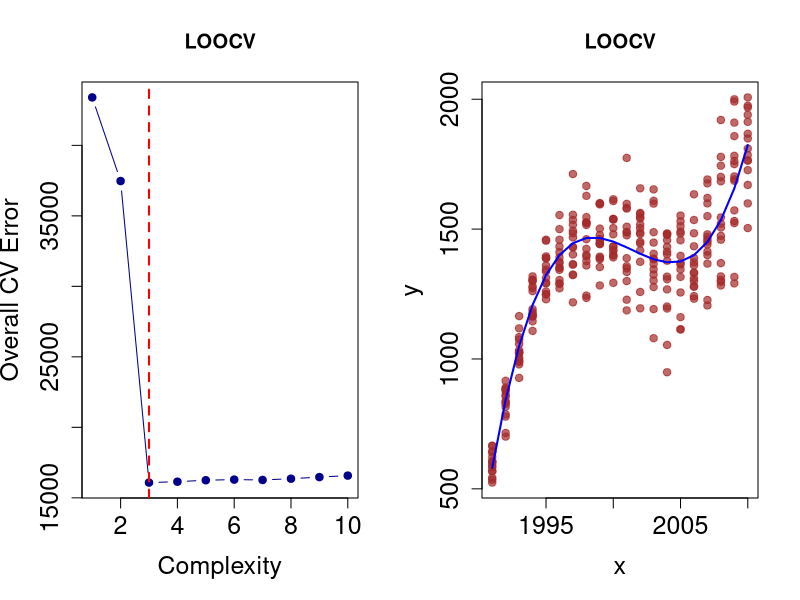
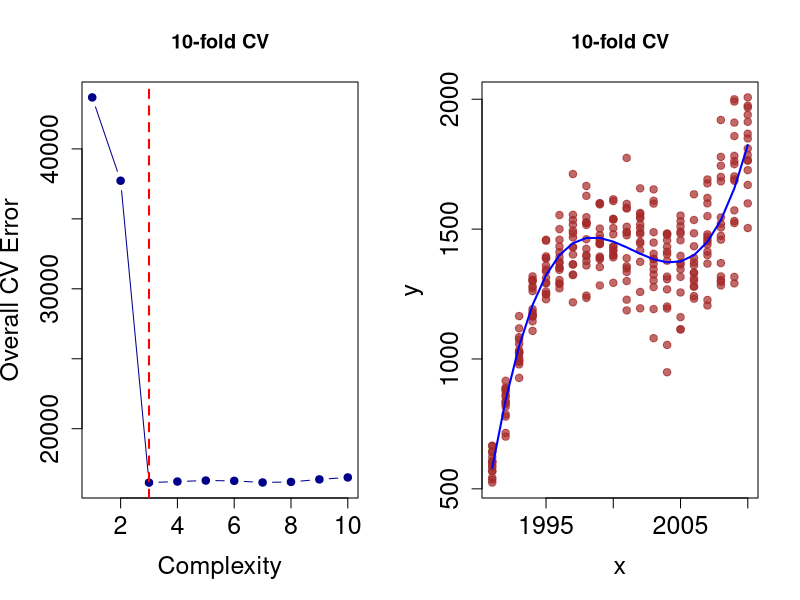
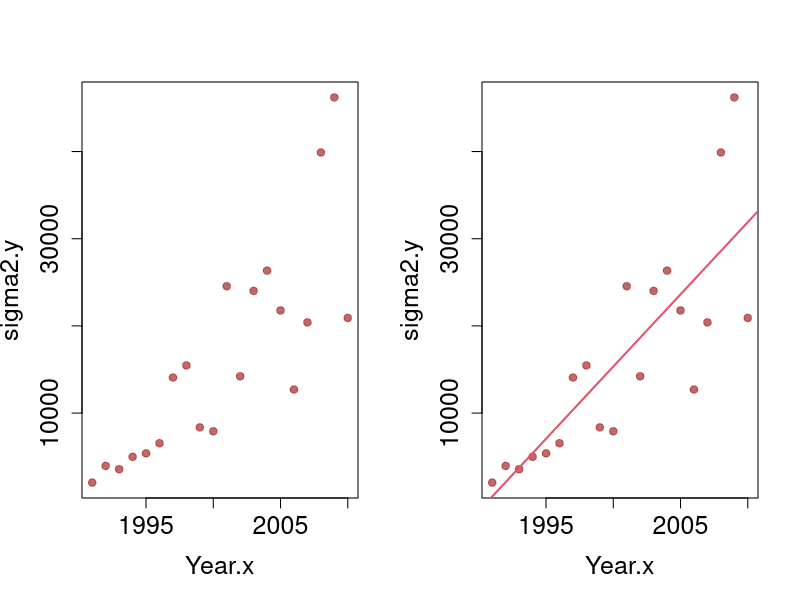
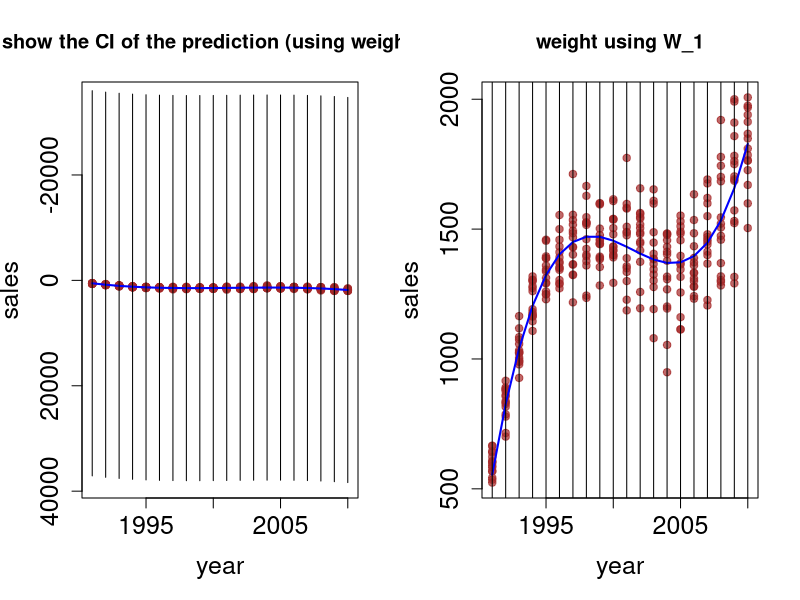
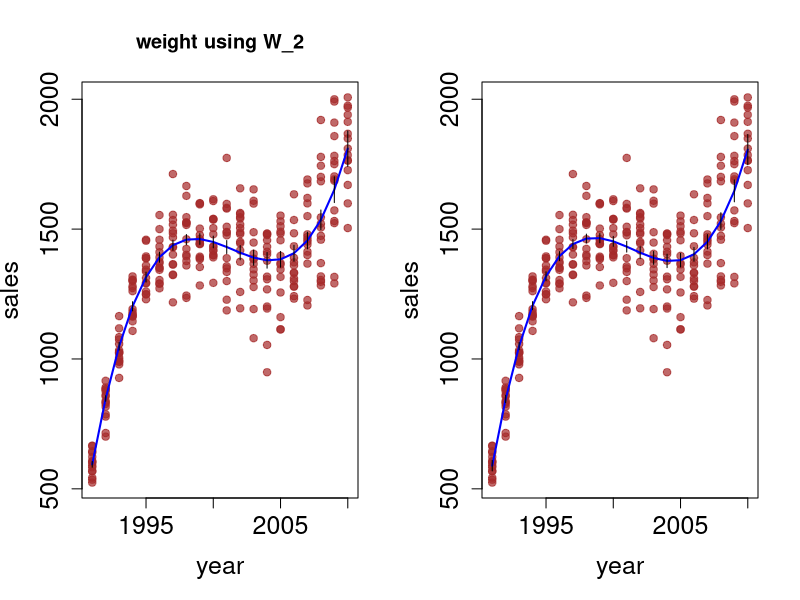

R code for these plots, in order:
## ---- chunk 1
knitr::opts_chunk$set(echo = TRUE, cache = FALSE)
## ---- chunk 2
# A function to generate the indices of the k-fold sets

kfold <- function(N, k=N, indices=NULL){
  # get the parameters right:
  if (is.null(indices)) {
    # Randomize if the index order is not supplied
    indices <- sample(1:N, N, replace=FALSE)
  } else {
    # else if supplied, force N to match its length
    N <- length(indices)
  }
  # Check that the k value makes sense.
  if (k > N) stop("k must not exceed N")
  #
  
  # How big is each group?
  gsize <- rep(round(N/k), k)

  # For how many groups do we need odjust the size?
  extra <- N - sum(gsize)
  
  # Do we have too few in some groups?
  if (extra > 0) {
    for (i in 1:extra) {
      gsize[i] <- gsize[i] +1
    }
  }
  # Or do we have too many in some groups?
  if (extra < 0) {
    for (i in 1:abs(extra)) {
      gsize[i] <- gsize[i] - 1
    }
  }
  
  running_total <- c(0,cumsum(gsize))
  
  # Return the list of k groups of indices
  lapply(1:k, 
         FUN=function(i) {
           indices[seq(from = 1 + running_total[i],
                       to = running_total[i+1],
                       by = 1)
                   ]
         }
  )
}


# A function to form the k samples
getKfoldSamples <- function (x, y, k, indices=NULL){
  groups <- kfold(length(x), k, indices)
  Ssamples <- lapply(groups,
                     FUN=function(group) {
                       list(x=x[-group], y=y[-group])
                     })
  Tsamples <- lapply(groups,
                     FUN=function(group) {
                       list(x=x[group], y=y[group])
                     })
  list(Ssamples = Ssamples, Tsamples = Tsamples)
}

## ---- chunk 3
sales <- read.table(file="JaxSales.txt", header=T)
x=sales$Year
y=sales$Sales

# For leave one out cross-validation
samples_loocv <-  getKfoldSamples(x, y, k=length(y))
# 10 fold cross-validation
samples_10fold <-  getKfoldSamples(x, y, k=10)

complexity <- c(1:10) # Thiese are the degrees of polynomials to be fitted

Ssamples <- samples_loocv$Ssamples # change this accorcing to the number of folds
Tsamples <- samples_loocv$Tsamples # change this accorcing to the number of folds
CV.To.Plot = data.frame(Complexity=NA , MSE=NA)
for(i in 1:length(complexity)){
  MSE = c()
  for(j in 1:length(Ssamples)){
    x.temp = Ssamples[[j]]$x
    y.temp = Ssamples[[j]]$y
    model = lm(y.temp~poly(x.temp , complexity[i]))
    pred = predict(model , newdata=data.frame(x.temp=Tsamples[[j]]$x))
    MSE[j] = mean((Tsamples[[j]]$y-pred)^2)
  }
  CV.To.Plot[i,] = c(complexity[i] , mean(MSE))
}

par(mfrow=c(1,2))

Title.Graph = "LOOCV" # change this accorcing to the number of folds
plot(CV.To.Plot , pch=19 , col="darkblue" , type="b",
     cex.axis = 1.5 , cex.lab=1.5 , ylab="Overall CV Error")
indx = which.min(CV.To.Plot$MSE)
abline(v=indx ,lty=2 , lwd=2 , col='red')
title(main=Title.Graph)

plot(y~x,pch=19 , col=adjustcolor("brown",0.7) , cex.axis=1.5 , cex.lab=1.5)
lines(x, predict(lm(y~poly(x,indx))), type="l", col="blue", lwd=2)
reg_q2 = lm(y~poly(x,3))
text(8,7,"Black: True")
text(8,6.5,"Blue: Fitted" , col="blue")
title(main=Title.Graph)
## ---- chunk 4
sales <- read.table(file="JaxSales.txt", header=T)
x=sales$Year
y=sales$Sales


complexity <- c(1:10) # Thiese are the degrees of polynomials to be fitted

Ssamples <- samples_10fold$Ssamples # change this accorcing to the number of folds
Tsamples <- samples_10fold$Tsamples # change this accorcing to the number of folds
CV.To.Plot = data.frame(Complexity=NA , MSE=NA)
for(i in 1:length(complexity)){
  MSE = c()
  for(j in 1:length(Ssamples)){
    x.temp = Ssamples[[j]]$x
    y.temp = Ssamples[[j]]$y
    model = lm(y.temp~poly(x.temp , complexity[i]))
    pred = predict(model , newdata=data.frame(x.temp=Tsamples[[j]]$x))
    MSE[j] = mean((Tsamples[[j]]$y-pred)^2)
  }
  CV.To.Plot[i,] = c(complexity[i] , mean(MSE))
}

par(mfrow=c(1,2))

Title.Graph = "10-fold CV" # change this accorcing to the number of folds
plot(CV.To.Plot , pch=19 , col="darkblue" , type="b",
     cex.axis = 1.5 , cex.lab=1.5 , ylab="Overall CV Error")
indx = which.min(CV.To.Plot$MSE)
abline(v=indx ,lty=2 , lwd=2 , col='red')
title(main=Title.Graph)

plot(y~x,pch=19 , col=adjustcolor("brown",0.7) , cex.axis=1.5 , cex.lab=1.5)
lines(x, predict(lm(y~poly(x,indx))), type="l", col="blue", lwd=2)
text(8,7,"Black: True")
text(8,6.5,"Blue: Fitted" , col="blue")
title(main=Title.Graph)
## ---- chunk 5
Year.x=c(1991:2010)
indxs=c()
for (i in 1:length(Year.x)){
  indxs[[i]]=which(sales$Year==Year.x[i])
}

sigma2.y=sapply(Year.x,
       FUN=function(i) {
         indx = which(sales$Year==i)
         data = sales$Sales[indx]
         data.var = var(data)
         data.var
       }
)

plot(sigma2.y~Year.x,pch=19 , col=adjustcolor("brown",0.7) , cex.axis=1.5 , cex.lab=1.5)
## ---- chunk 6
plot(sigma2.y~Year.x,pch=19 , col=adjustcolor("brown",0.7) , cex.axis=1.5 , cex.lab=1.5)

reg = lm( sigma2.y ~ Year.x)
abline(reg , col=2 , lwd=2)
reg$coefficients
alpha_0 = reg$coefficients[1]
alpha_1 = reg$coefficients[2]
## ---- chunk 7
W_1 = (alpha_0 + alpha_1 * sales$Year)
y=sales$Sales
x=sales$Year
weighted.LS = lm(y~poly(x , 3), weights=W_1)
newd=data.frame(x=c(1991:2010)) 
prediction = predict(weighted.LS, newdata = newd, interval = "prediction", level=0.95, weights = 1)
indx.max=which.max(prediction[,3])
indx.min=which.max(prediction[,2])
reg_q3_1 = weighted.LS
par(mfrow=c(1,2))

plot(y~x,pch=19 , col=adjustcolor("brown",0.7) , cex.axis=1.5 , cex.lab=1.5, ylim=c(prediction[,3][indx.max], prediction[,2][indx.min])
     ,xlab='year', ylab='sales', main='To show the CI of the prediction (using weight W_1)')

lines(x, predict(weighted.LS), type="l", col="blue", lwd=2)
segments(x0=Year.x, x1=Year.x, y0=prediction[,3], y1=prediction[,2])

plot(y~x,pch=19 , col=adjustcolor("brown",0.7) , cex.axis=1.5 , cex.lab=1.5,xlab='year', ylab='sales', main='weight using W_1')
lines(x, predict(weighted.LS), type="l", col="blue", lwd=2)
segments(x0=Year.x, x1=Year.x, y0=prediction[,3], y1=prediction[,2])


W_2 = 1/(alpha_0 + alpha_1 * sales$Year)
weighted.LS = lm(y~poly(x, 3), weights=W_2)
plot(y~x,pch=19 , col=adjustcolor("brown",0.7) , cex.axis=1.5 , cex.lab=1.5,xlab='year', ylab='sales', main='weight using W_2')
lines(x, predict(weighted.LS), type="l", col="blue", lwd=2)
newd=data.frame(x=c(1991:2010)) 
prediction = predict(weighted.LS, newdata = newd, interval = "prediction", level=0.95, weights = 1)
segments(x0=Year.x, x1=Year.x, y0=prediction[,3], y1=prediction[,2])
reg_q3_2 = weighted.LS


## ---- chunk 8
W=sapply(x,
       FUN=function(i) {
         indx = which(Year.x==i)
          temp = sigma2.y[indx]
          1/temp
       }
)

y=sales$Sales
x=sales$Year

weighted.LS = lm(y~poly(x , 3), weights=W)
newd=data.frame(x=c(1991:2010)) 
prediction = predict(weighted.LS, newdata = newd, interval = "prediction", level=0.95, weights = 1)

plot(y~x,pch=19 , col=adjustcolor("brown",0.7) , cex.axis=1.5 , cex.lab=1.5 
     ,xlab='year', ylab='sales')

lines(x, predict(weighted.LS), type="l", col="blue", lwd=2)
segments(x0=Year.x, x1=Year.x, y0=prediction[,3], y1=prediction[,2])

reg_q4 = weighted.LS


## ---- chunk 9
print('the standard error for parameters in q2 are')
sqrt(diag(vcov(reg_q2)))
print('the standard error for parameters in q3/1 are')
sqrt(diag(vcov(reg_q3_1)))
print('the standard error for parameters in q3/2 are')
sqrt(diag(vcov(reg_q3_2)))
print('the standard error for parameters in q4 are')
sqrt(diag(vcov(reg_q4)))
